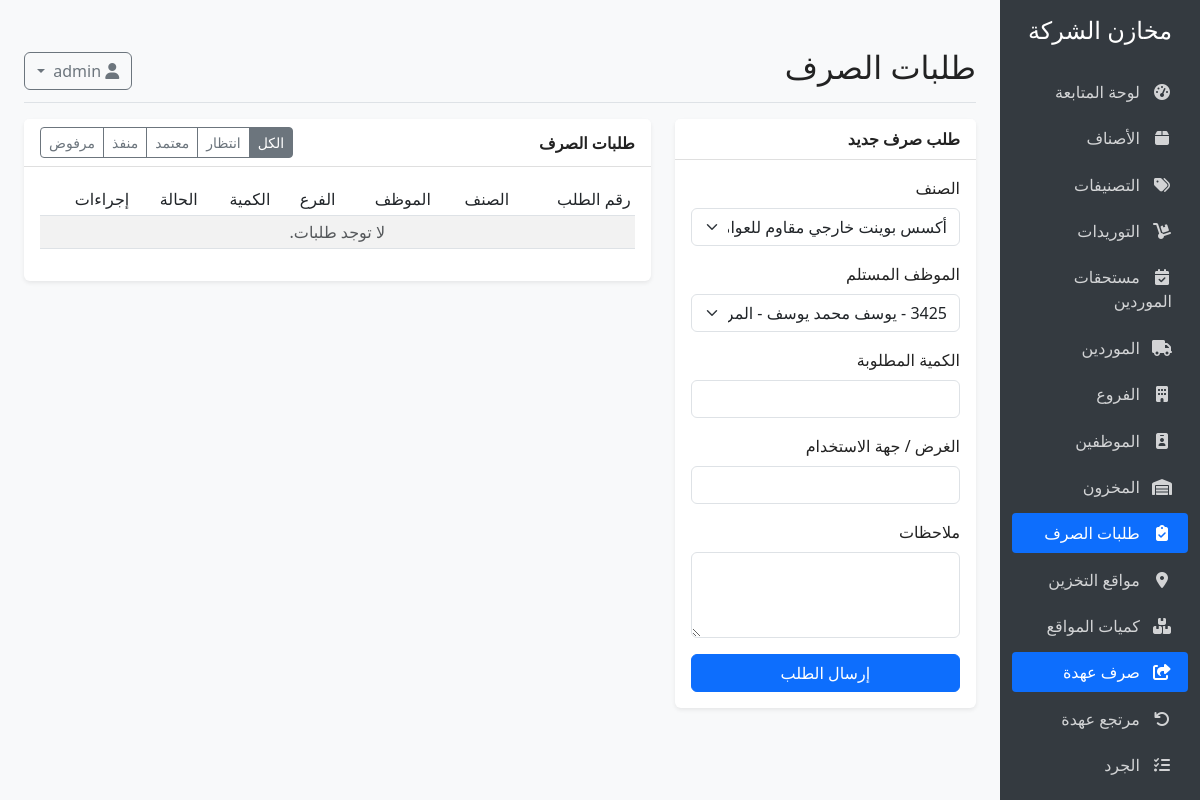
The app's page /inventory/issue-requests (signed in), older data.
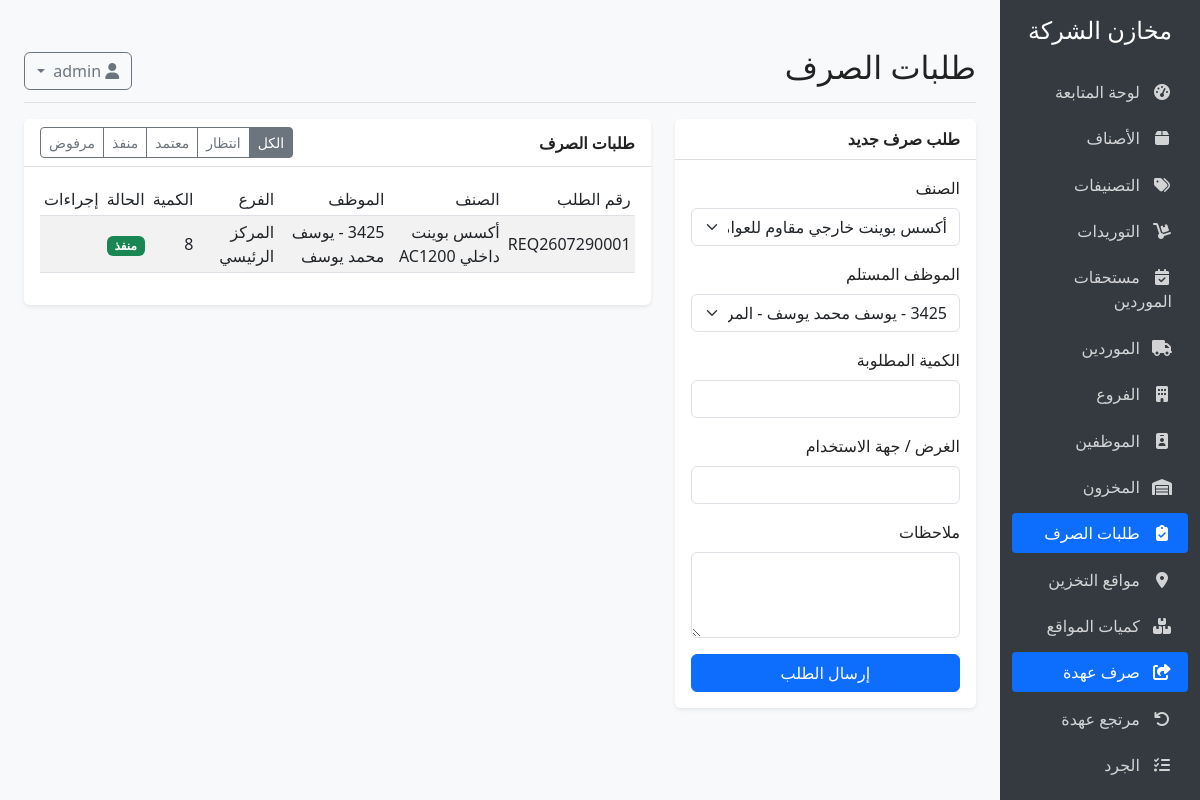
The same page, newer data.
### models.py (models this page shows, shortened)
class StockIssueRequest(db.Model):
    __tablename__ = 'stock_issue_requests'
    id = db.Column(db.Integer, primary_key=True)
    request_number = db.Column(db.String(50), unique=True, nullable=False, index=True)
    product_id = db.Column(db.Integer, db.ForeignKey('products.id'), nullable=False)
    employee_id = db.Column(db.Integer, db.ForeignKey('employees.id'), nullable=False)
    quantity = db.Column(db.Integer, nullable=False)
    purpose = db.Column(db.String(200), nullable=True)
    notes = db.Column(db.Text, nullable=True)
    status = db.Column(db.String(20), default='pending', index=True)
    requested_by_id = db.Column(db.Integer, db.ForeignKey('users.id'), nullable=True)
    approved_by_id = db.Column(db.Integer, db.ForeignKey('users.id'), nullable=True)
    executed_by_id = db.Column(db.Integer, db.ForeignKey('users.id'), nullable=True)
    rejected_by_id = db.Column(db.Integer, db.ForeignKey('users.id'), nullable=True)
    requested_at = db.Column(db.DateTime, default=datetime.utcnow)
    approved_at = db.Column(db.DateTime, nullable=True)
    executed_at = db.Column(db.DateTime, nullable=True)
    rejected_at = db.Column(db.DateTime, nullable=True)
    approved_signature = db.Column(db.String(200), nullable=True)
    executed_signature = db.Column(db.String(200), nullable=True)
    rejected_signature = db.Column(db.String(200), nullable=True)
    rejection_reason = db.Column(db.Text, nullable=True)
    stock_issue_id = db.Column(db.Integer, db.ForeignKey('stock_issues.id'), nullable=True)
    product = db.relationship('Product', backref='issue_requests', lazy=True)
    employee = db.relationship('Employee', backref='issue_requests', lazy=True)
    requested_by = db.relationship('User', foreign_keys=[requested_by_id], lazy=True)
    approved_by = db.relationship('User', foreign_keys=[approved_by_id], lazy=True)
    executed_by = db.relationship('User', foreign_keys=[executed_by_id], lazy=True)
    rejected_by = db.relationship('User', foreign_keys=[rejected_by_id], lazy=True)
    stock_issue = db.relationship('StockIssue', lazy=True)

class Product(db.Model):
    __tablename__ = 'products'
    id = db.Column(db.Integer, primary_key=True)
    name = db.Column(db.String(100), nullable=False)
    description = db.Column(db.Text, nullable=True)
    barcode = db.Column(db.String(50), unique=True, nullable=True)
    sku = db.Column(db.String(50), unique=True, nullable=True)
    purchase_price = db.Column(db.Float, nullable=False, default=0)
    sale_price = db.Column(db.Float, nullable=False, default=0)
    min_quantity = db.Column(db.Integer, default=0)
    category_id = db.Column(db.Integer, db.ForeignKey('categories.id'), nullable=True)
    created_at = db.Column(db.DateTime, default=datetime.utcnow)
    updated_at = db.Column(db.DateTime, default=datetime.utcnow, onupdate=datetime.utcnow)
    inventory = db.relationship('Inventory', backref='product', uselist=False, lazy=True)
    purchase_items = db.relationship('PurchaseItem', backref='product', lazy=True)
    sale_items = db.relationship('SaleItem', backref='product', lazy=True)

class Employee(db.Model):
    __tablename__ = 'employees'
    id = db.Column(db.Integer, primary_key=True)
    employee_code = db.Column(db.String(50), unique=True, nullable=True, index=True)
    name = db.Column(db.String(120), nullable=False)
    department = db.Column(db.String(120), nullable=True)
    branch_id = db.Column(db.Integer, db.ForeignKey('branches.id'), nullable=True)
    job_title = db.Column(db.String(120), nullable=True)
    phone = db.Column(db.String(30), nullable=True)
    email = db.Column(db.String(120), nullable=True)
    is_active = db.Column(db.Boolean, default=True)
    notes = db.Column(db.Text, nullable=True)
    created_at = db.Column(db.DateTime, default=datetime.utcnow)
    issues = db.relationship('StockIssue', backref='employee', lazy=True)

class Branch(db.Model):
    __tablename__ = 'branches'
    id = db.Column(db.Integer, primary_key=True)
    name = db.Column(db.String(120), nullable=False)
    code = db.Column(db.String(50), unique=True, nullable=False, index=True)
    location = db.Column(db.String(200), nullable=True)
    notes = db.Column(db.Text, nullable=True)
    is_active = db.Column(db.Boolean, default=True)
    created_at = db.Column(db.DateTime, default=datetime.utcnow)
    employees = db.relationship('Employee', backref='branch', lazy=True)
    storage_locations = db.relationship('StorageLocation', backref='branch', lazy=True)

### app.py (the view, shortened to what this page needs)
@app.route('/inventory/issue-requests', methods=['GET', 'POST'])
@login_required
def issue_requests():
    form = StockIssueRequestForm()
    populate_product_employee_choices(form)
    status = request.args.get('status', 'all')
    query = StockIssueRequest.query.options(
        joinedload(StockIssueRequest.product),
        joinedload(StockIssueRequest.employee).joinedload(Employee.branch),
        joinedload(StockIssueRequest.requested_by),
        joinedload(StockIssueRequest.approved_by),
        joinedload(StockIssueRequest.executed_by)
    )
    if status != 'all':
        query = query.filter_by(status=status)
    if scoped_branch_id():
        query = query.join(Employee, StockIssueRequest.employee_id == Employee.id).filter(Employee.branch_id == scoped_branch_id())
    elif current_user.role not in ('admin', 'approver', 'warehouse_manager', 'auditor'):
        query = query.filter_by(requested_by_id=current_user.id)
    requests_page = query.order_by(StockIssueRequest.requested_at.desc()).paginate(
        page=request.args.get('page', 1, type=int),
        per_page=25,
        error_out=False
    )
    return render_template('inventory/issue_requests.html', form=form, requests_page=requests_page, status=status, can_approve=can_approve_requests(), can_execute=can_manage_warehouse())

### forms.py
class StockIssueRequestForm(FlaskForm):
    product_id = SelectField('الصنف', coerce=int, validators=[DataRequired()])
    employee_id = SelectField('الموظف المستلم', coerce=int, validators=[DataRequired()])
    quantity = IntegerField('الكمية المطلوبة', validators=[DataRequired(), NumberRange(min=1)])
    purpose = StringField('الغرض / جهة الاستخدام', validators=[Optional(), Length(max=200)])
    notes = TextAreaField('ملاحظات', validators=[Optional()])

### app.py (called while the page is built)
def scoped_branch_id():
    if not current_user.is_authenticated:
        return None
    if current_user.role == 'admin':
        return None
    return getattr(current_user, 'branch_id', None)

def can_approve_requests():
    return current_user.is_authenticated and current_user.role in APPROVAL_ROLES

def can_manage_warehouse():
    return current_user.is_authenticated and current_user.role in PRIVILEGED_ROLES

@login_manager.user_loader
def load_user(user_id):
    user = User.query.get(int(user_id))
    if user and not user.is_active:
        return None
    return user

### templates/inventory/issue_requests.html (shortened to what this page needs)
{% extends "base.html" %}
{% block header %}طلبات الصرف{% endblock %}
{% block content %}
<div class="row">
    <div class="col-lg-4 mb-4">
        <div class="card">
            <div class="card-header"><strong>طلب صرف جديد</strong></div>
            <div class="card-body">
                <form method="POST">
                    <div class="mb-3">{{ form.product_id.label(class="form-label") }}{{ form.product_id(class="form-select") }}</div>
                    <div class="mb-3">{{ form.employee_id.label(class="form-label") }}{{ form.employee_id(class="form-select") }}</div>
                    <div class="mb-3">{{ form.quantity.label(class="form-label") }}{{ form.quantity(class="form-control") }}</div>
                    <div class="mb-3">{{ form.purpose.label(class="form-label") }}{{ form.purpose(class="form-control") }}</div>
                    <div class="mb-3">{{ form.notes.label(class="form-label") }}{{ form.notes(class="form-control", rows=3) }}</div>
                    <button class="btn btn-primary w-100" type="submit">إرسال الطلب</button>
                </form>
            </div>
        </div>
    </div>
    <div class="col-lg-8">
        <div class="card">
            <div class="card-header d-flex justify-content-between align-items-center">
                <strong>طلبات الصرف</strong>
                <div class="btn-group btn-group-sm">
                    {% for key, label in [('all','الكل'),('pending','انتظار'),('approved','معتمد'),('executed','منفذ'),('rejected','مرفوض')] %}
                    <a class="btn btn-outline-secondary {% if status == key %}active{% endif %}" href="{{ url_for('issue_requests', status=key) }}">{{ label }}</a>
                    {% endfor %}
                </div>
            </div>
            <div class="card-body">
                <div class="table-responsive">
                    <table class="table table-striped table-sm align-middle">
                        <thead><tr><th>رقم الطلب</th><th>الصنف</th><th>الموظف</th><th>الفرع</th><th>الكمية</th><th>الحالة</th><th>إجراءات</th></tr></thead>
                        <tbody>
                            {% for req in requests_page.items %}
                            <tr>
                                <td>{{ req.request_number }}</td>
                                <td>{{ req.product.name if req.product else '-' }}</td>
                                <td>{{ req.employee.employee_code if req.employee else '-' }} - {{ req.employee.name if req.employee else '-' }}</td>
                                <td>{{ req.employee.branch.name if req.employee and req.employee.branch else '-' }}</td>
                                <td>{{ req.quantity }}</td>
                                <td>
                                    {% if req.status == 'pending' %}<span class="badge bg-warning text-dark">انتظار</span>
                                    {% elif req.status == 'approved' %}<span class="badge bg-info">معتمد</span>
                                    {% elif req.status == 'executed' %}<span class="badge bg-success">منفذ</span>
                                    {% else %}<span class="badge bg-danger">مرفوض</span>{% endif %}
                                </td>
                                <td>
                                </td>
                            </tr>
                            {% else %}
                            <tr><td colspan="7" class="text-center text-muted">لا توجد طلبات.</td></tr>
                            {% endfor %}
                        </tbody>
                    </table>
                </div>
                {% set page_obj = requests_page %}
            </div>
        </div>
    </div>
</div>
{% endblock %}

Row changes from the older to the newer data that the page shows:
added StockIssueRequest: request_number "REQ2607290001", product "أكسس بوينت داخلي AC1200", employee "يوسف محمد يوسف", employee.branch "المركز الرئيسي", quantity "8", status "منفذ"
Text that changed along with them:
text no longer shown: "لا توجد طلبات."
